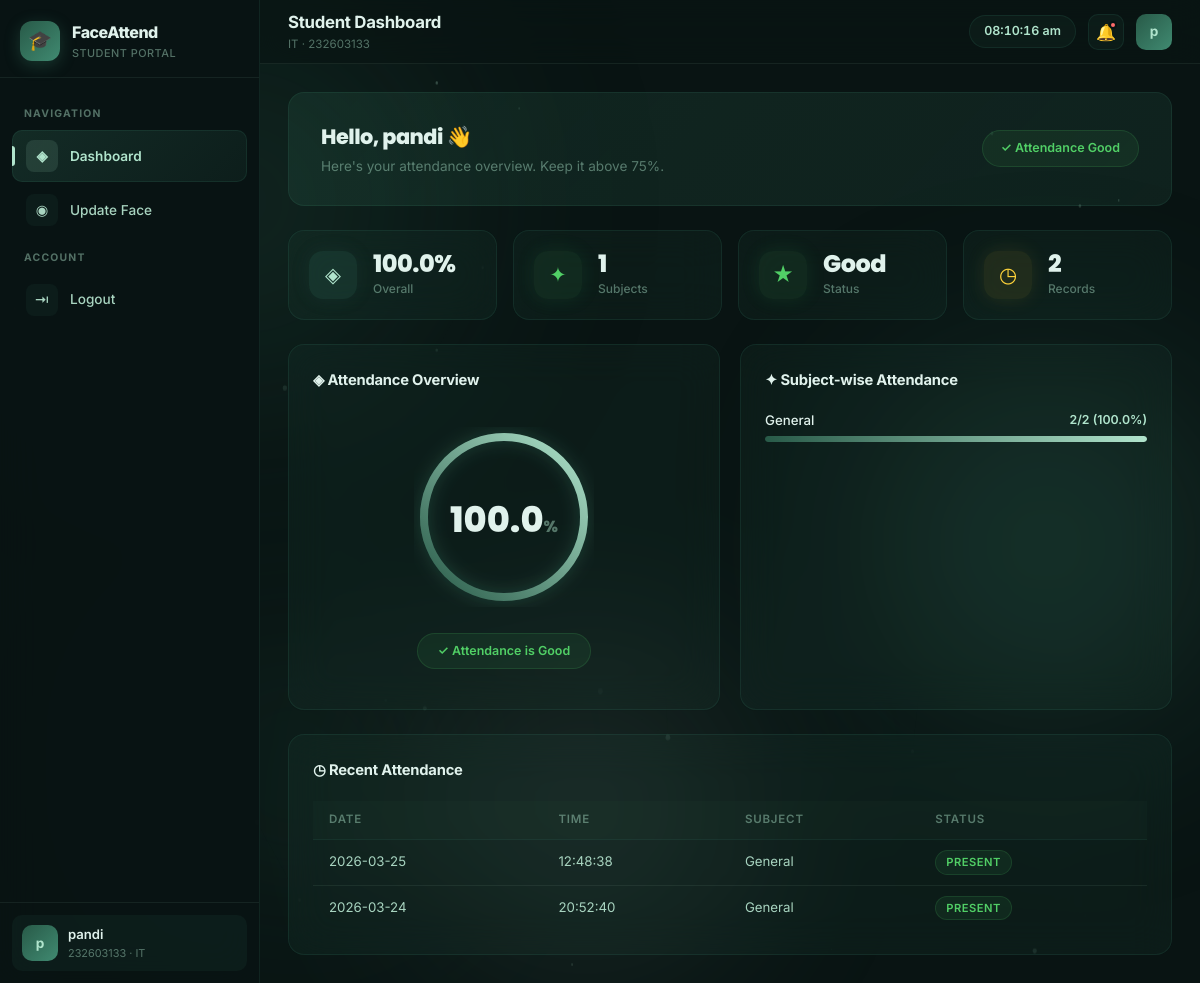
Screenshot of /student/dashboard (signed in) with the database file from the repository.
### tables this page shows
CREATE TABLE attendance (
            id INTEGER PRIMARY KEY AUTOINCREMENT,
            student_id INTEGER NOT NULL,
            staff_id INTEGER,
            date TEXT NOT NULL,
            time TEXT NOT NULL,
            status TEXT NOT NULL DEFAULT 'present',
            subject TEXT DEFAULT 'General',
            FOREIGN KEY (student_id) REFERENCES students(id),
            FOREIGN KEY (staff_id) REFERENCES staff(id)
        );

### app.py (the view)
@app.route('/student/dashboard')
@student_required
def student_dashboard():
    student_id = session['user_id']
    percentage = get_attendance_percentage(student_id)
    subject_attendance = get_subject_wise_attendance(student_id)
    recent_records = get_student_attendance(student_id)[:20]
    is_danger = percentage < 75
    return render_template('student_dashboard.html',
        percentage=percentage,
        subject_attendance=subject_attendance,
        recent_records=recent_records,
        is_danger=is_danger
    )

### app.py (called while the page is built)
def student_required(f):
    @wraps(f)
    def decorated(*args, **kwargs):
        if 'user_id' not in session or session.get('role') != 'student':
            return redirect(url_for('login'))
        return f(*args, **kwargs)
    return decorated

### database.py (called while the page is built)
def get_db():
    conn = sqlite3.connect(DB_PATH)
    conn.row_factory = sqlite3.Row
    conn.execute("PRAGMA foreign_keys = ON")
    return conn

def get_student_attendance(student_id):
    conn = get_db()
    records = conn.execute(
        "SELECT * FROM attendance WHERE student_id = ? ORDER BY date DESC, time DESC",
        (student_id,)
    ).fetchall()
    conn.close()
    return records

def get_attendance_percentage(student_id):
    conn = get_db()
    total = conn.execute(
        "SELECT COUNT(DISTINCT date || subject) FROM attendance WHERE student_id = ?",
        (student_id,)
    ).fetchone()[0]
    present = conn.execute(
        "SELECT COUNT(*) FROM attendance WHERE student_id = ? AND status = 'present'",
        (student_id,)
    ).fetchone()[0]
    conn.close()
    if total == 0:
        return 100.0
    return round((present / total) * 100, 1)

def get_subject_wise_attendance(student_id):
    conn = get_db()
    results = conn.execute('''
        SELECT subject,
               COUNT(*) as total,
               SUM(CASE WHEN status = 'present' THEN 1 ELSE 0 END) as present_count
        FROM attendance
        WHERE student_id = ?
        GROUP BY subject
    ''', (student_id,)).fetchall()
    conn.close()
    return results

### templates/student_dashboard.html (shortened to what this page needs)
<!DOCTYPE html>
<html lang="en">
<head>
  <link rel="stylesheet" href="/static/style.css">
</head>
<body>
<div class="aurora-bg">
  <div class="aurora-layer aurora-1"></div><div class="aurora-layer aurora-2"></div>
  <div class="aurora-layer aurora-3"></div><div class="aurora-layer aurora-4"></div>
</div>
<canvas class="particles-canvas" id="particlesCanvas"></canvas>
<div class="app-layout">
  <aside class="sidebar">
    <a href="/" class="sidebar-brand">
      <div class="brand-logo">🎓</div>
      <div class="brand-text"><span class="b-name">FaceAttend</span><span class="b-sub">Student Portal</span></div>
    </a>
    <nav class="sidebar-nav">
      <span class="nav-label">Navigation</span>
      <a href="/student/dashboard" class="sidebar-link active"><div class="nav-icon">◈</div> Dashboard</a>
      <a href="/capture-face" class="sidebar-link"><div class="nav-icon">◉</div> Update Face</a>
      <span class="nav-label">Account</span>
      <a href="/logout" class="sidebar-link"><div class="nav-icon">⇥</div> Logout</a>
    </nav>
    <div class="sidebar-footer">
      <div class="sidebar-user">
        <div class="sidebar-avatar">{{ session.user_name[0] }}</div>
        <div style="flex:1;min-width:0">
          <div class="u-name">{{ session.user_name }}</div>
          <div class="u-role">{{ session.roll_no }} · {{ session.department }}</div>
        </div>
      </div>
    </div>
  </aside>
  <div class="main-content">
    <header class="topbar">
      <div class="topbar-left">
        <div>
          <div class="topbar-title">Student Dashboard</div>
          <div class="topbar-sub">{{ session.department }} · {{ session.roll_no }}</div>
        </div>
      </div>
      <div class="topbar-right">
        <div class="topbar-pill" id="liveClock"></div>
        <div class="icon-btn"><span>🔔</span><span class="notif-dot"></span></div>
        <div class="topbar-avatar">{{ session.user_name[0] }}</div>
      </div>
    </header>
    <main class="page-content">
      <div class="welcome-banner animate-in">
        <div class="welcome-text">
          <h2>Hello, {{ session.user_name }} 👋</h2>
          <p>Here's your attendance overview. Keep it above 75%.</p>
        </div>
        <div class="welcome-badge">
          {% if is_danger %}⚠ Attendance Low{% else %}✓ Attendance Good{% endif %}
        </div>
      </div>
      <div class="stats-grid">
        <div class="stat-card glass-card animate-in">
          <div class="stat-icon teal">◈</div>
          <div class="stat-info"><h3>{{ percentage }}%</h3><p>Overall</p></div>
        </div>
        <div class="stat-card glass-card animate-in">
          <div class="stat-icon green">✦</div>
          <div class="stat-info"><h3>{{ subject_attendance | length }}</h3><p>Subjects</p></div>
        </div>
        <div class="stat-card glass-card animate-in">
          <div class="stat-icon {% if is_danger %}red{% else %}green{% endif %}">
            {% if is_danger %}⚠{% else %}★{% endif %}
          </div>
          <div class="stat-info"><h3>{% if is_danger %}Low{% else %}Good{% endif %}</h3><p>Status</p></div>
        </div>
        <div class="stat-card glass-card animate-in">
          <div class="stat-icon yellow">◷</div>
          <div class="stat-info"><h3>{{ recent_records | length }}</h3><p>Records</p></div>
        </div>
      </div>
      <div class="grid-2">
        <div class="section-card glass-card animate-in">
          <div class="section-header"><span class="section-title">◈ Attendance Overview</span></div>
          <div class="ring-wrap">
            <div class="progress-ring">
              <svg width="180" height="180" viewBox="0 0 180 180">
                <defs>
                  <linearGradient id="ringGrad" x1="0%" y1="0%" x2="100%" y2="100%">
                    <stop offset="0%" stop-color="#285A48"/>
                    <stop offset="100%" stop-color="#B0E4CC"/>
                  </linearGradient>
                </defs>
                <circle class="ring-bg" cx="90" cy="90" r="80"/>
                <circle class="ring-fill {% if is_danger %}danger{% endif %}"
                  cx="90" cy="90" r="80"
                  stroke-dasharray="502"
                  data-percentage="{{ percentage }}"/>
              </svg>
              <div class="ring-pct">{{ percentage }}<span>%</span></div>
            </div>
            <div class="status-pill {% if is_danger %}bad{% else %}good{% endif %}">
              {% if is_danger %}⚠ Below 75% — Attendance Low{% else %}✓ Attendance is Good{% endif %}
            </div>
          </div>
        </div>
        <div class="section-card glass-card animate-in">
          <div class="section-header"><span class="section-title">✦ Subject-wise Attendance</span></div>
          {% if subject_attendance %}
          <div style="display:flex;flex-direction:column;gap:14px">
            {% for row in subject_attendance %}
            {% set pct = ((row.present_count / row.total) * 100) | round(1) if row.total > 0 else 100 %}
            <div>
              <div style="display:flex;justify-content:space-between;margin-bottom:5px">
                <span style="font-size:0.83rem;font-weight:500;color:var(--text)">{{ row.subject }}</span>
                <span style="font-size:0.77rem;font-weight:600;color:{% if pct < 75 %}var(--danger){% else %}var(--teal-light){% endif %}">
                  {{ row.present_count }}/{{ row.total }} ({{ pct }}%)
                </span>
              </div>
              <div style="background:rgba(176,228,204,0.06);border-radius:50px;height:6px;overflow:hidden">
                <div style="height:100%;width:{{ pct }}%;background:{% if pct < 75 %}var(--danger){% else %}linear-gradient(90deg,var(--teal-dark),var(--teal-light)){% endif %};border-radius:50px;transition:width 1.4s var(--ease)"></div>
              </div>
            </div>
            {% endfor %}
          </div>
          {% else %}
          <div class="empty-state"><div class="empty-icon">◈</div><p>No attendance records yet</p></div>
          {% endif %}
        </div>
      </div>
      <div class="section-card glass-card animate-in">
        <div class="section-header"><span class="section-title">◷ Recent Attendance</span></div>
        {% if recent_records %}
        <div class="table-wrap">
          <table class="data-table">
            <thead><tr><th>Date</th><th>Time</th><th>Subject</th><th>Status</th></tr></thead>
            <tbody>
              {% for r in recent_records %}
              <tr>
                <td>{{ r.date }}</td><td>{{ r.time }}</td><td>{{ r.subject }}</td>
                <td><span class="badge badge-{{ r.status }}">{{ r.status }}</span></td>
              </tr>
              {% endfor %}
            </tbody>
          </table>
        </div>
        {% else %}
        <div class="empty-state"><div class="empty-icon">◈</div><p>No attendance records found</p></div>
        {% endif %}
      </div>
    </main>
  </div>
</div>
</body>
</html>

### rows the page displays
attendance: date "2026-03-25", time "12:48:38", subject "General", status "PRESENT"
attendance: date "2026-03-24", time "20:52:40", subject "General", status "PRESENT"

### other values shown
{{ session.user_name[0] }} "p"
{{ session.user_name }} "pandi"
{{ session.roll_no }} "232603133"
{{ session.department }} "IT"
{{ percentage }} "100.0"
{{ subject_attendance | length }} "1"
{{ recent_records | length }} "2"
{{ row.subject }} "General"
{{ row.present_count }} "2"
{{ row.total }} "2"
{{ pct }} "100.0"
